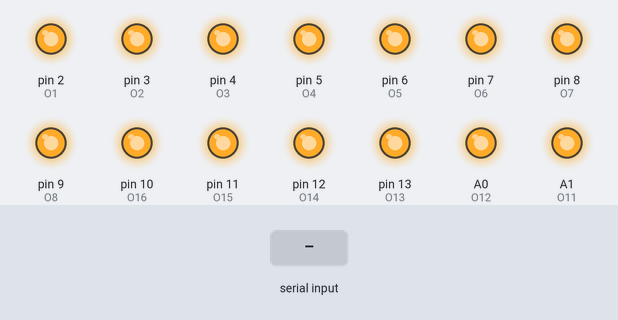
The sketch below on a simulated Arduino Uno, built with avr-gcc and run on an emulated ATmega328P. Parts: output pins drawn as LEDs (lit = HIGH). The test bench sets the inputs (shaded band).

Above: at 1.2 s.
1.3 s: byte 17 (17) received over Serial
At 2.5 s:
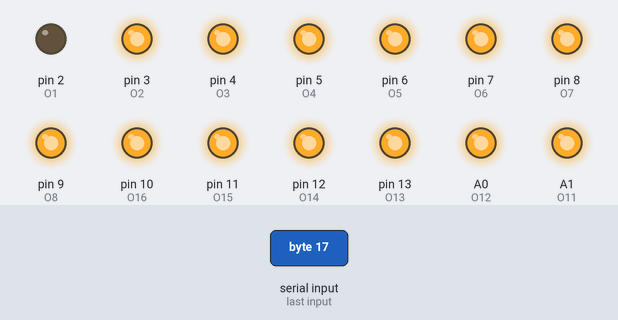
2.8 s: byte 18 (18) received over Serial
At 3.8 s:
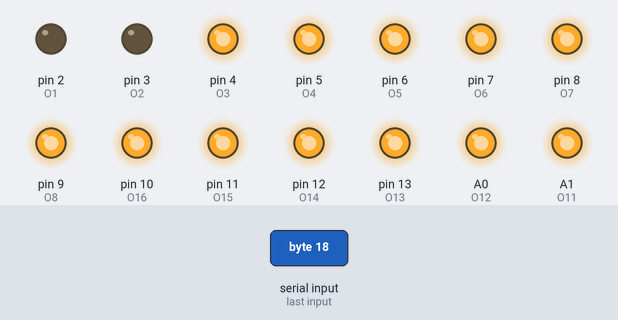
4.3 s: byte 19 (19) received over Serial
At 4.9 s:
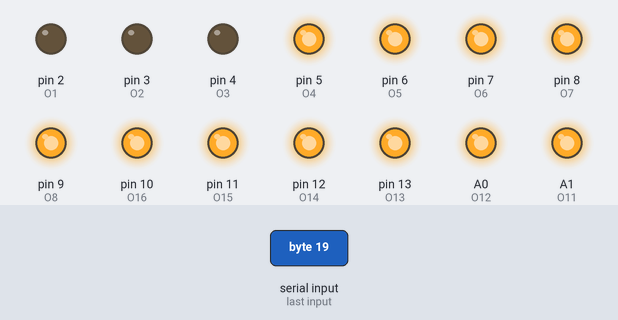
5.8 s: byte 20 (20) received over Serial
At 6.1 s:
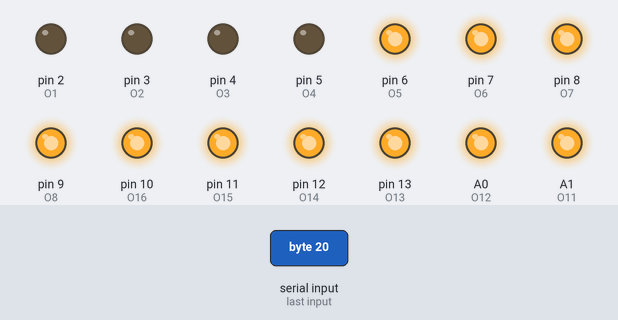
7.3 s: byte 21 (21) received over Serial
At 8.4 s:
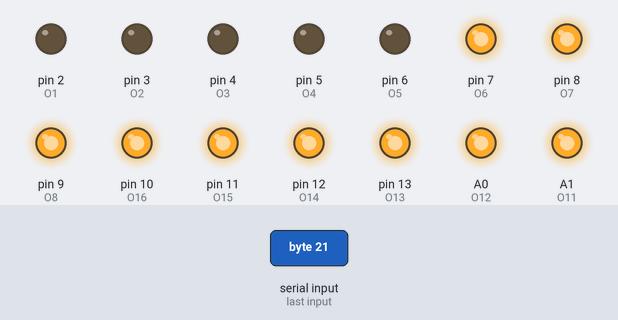
8.8 s: byte 22 (22) received over Serial
At 9.6 s:
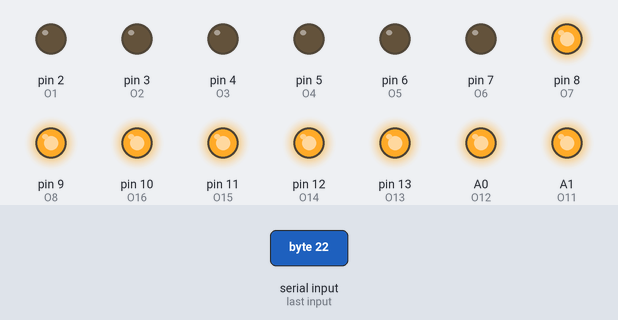
Timing chart, 0 to 11.3 s (numbered marks = the images above; inputs shaded):
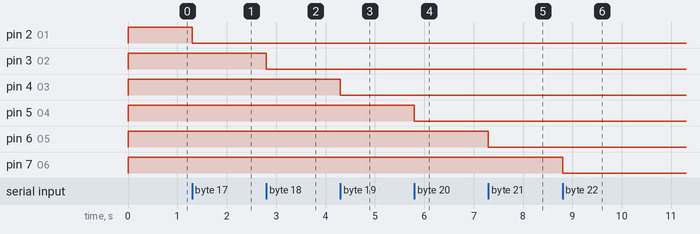

Measured:
- after the input at 1.3 s, pin 2 (O1): HIGH → LOW at once
- after the input at 2.8 s, pin 3 (O2): HIGH → LOW at once
- after the input at 4.3 s, pin 4 (O3): HIGH → LOW at once
- after the input at 5.8 s, pin 5 (O4): HIGH → LOW at once
- after the input at 7.3 s, pin 6 (O5): HIGH → LOW at once
- after the input at 8.8 s, pin 7 (O6): HIGH → LOW at once

The sketch:

arduino_mini_relay_2_for_board_2.ino
```cpp
#define O1 2
#define O2 3
#define O3 4
#define O4 5
#define O5 6
#define O6 7
#define O7 8
#define O8 9
#define O9 A3
#define O10 A2
#define O11 A1
#define O12 A0
#define O13 13
#define O14 12
#define O15 11
#define O16 10

void setup() {
  // put your setup code here, to run once:
  pinMode(O1,OUTPUT);
  pinMode(O2,OUTPUT);
  pinMode(O3,OUTPUT);
  pinMode(O4,OUTPUT);
  pinMode(O5,OUTPUT);
  pinMode(O6,OUTPUT);
  pinMode(O7,OUTPUT);
  pinMode(O8,OUTPUT);
  pinMode(O9,OUTPUT);
  pinMode(O10,OUTPUT);
  pinMode(O11,OUTPUT);
  pinMode(O12,OUTPUT);
  pinMode(O13,OUTPUT);
  pinMode(O14,OUTPUT);
  pinMode(O15,OUTPUT);
  pinMode(O16,OUTPUT);
  digitalWrite(O1,HIGH);
  digitalWrite(O2,HIGH);
  digitalWrite(O3,HIGH);
  digitalWrite(O4,HIGH);
  digitalWrite(O5,HIGH);
  digitalWrite(O6,HIGH);
  digitalWrite(O7,HIGH);
  digitalWrite(O8,HIGH);
  digitalWrite(O9,HIGH);
  digitalWrite(O10,HIGH);
  digitalWrite(O11,HIGH);
  digitalWrite(O12,HIGH);
  digitalWrite(O13,HIGH);
  digitalWrite(O14,HIGH);
  digitalWrite(O15,HIGH);
  digitalWrite(O16,HIGH);
  Serial.begin(115200);
}

void loop() {
  // put your main code here, to run repeatedly:
  if(Serial.available()>0){
    int data = Serial.read();
    switch(data){
      case 17:
        digitalWrite(O1,LOW);
        break;
      case 18:
        digitalWrite(O2,LOW);
        break;
      case 19:
        digitalWrite(O3,LOW);
        break;
      case 20:
        digitalWrite(O4,LOW);
        break;
      case 21:
        digitalWrite(O5,LOW);
        break;
      case 22:
        digitalWrite(O6,LOW);
        break;
      case 23:
        digitalWrite(O7,LOW);
        break;
      case 24:
        digitalWrite(O8,LOW);
        break;
      case 25:
        digitalWrite(O9,LOW);
        break;
      case 26:
        digitalWrite(O10,LOW);
        break;
      case 27:
        digitalWrite(O11,LOW);
        break;
      case 28:
        digitalWrite(O12,LOW);
        break;
      case 29:
        digitalWrite(O13,LOW);
        break;
      case 30:
        digitalWrite(O14,LOW);
        break;
      case 31:
        digitalWrite(O15,LOW);
        break;
      case 32:
        digitalWrite(O16,LOW);
        break;
      case 33:
        digitalWrite(O16,HIGH);
        break;
      case 0:
        digitalWrite(O1,HIGH);
        digitalWrite(O2,HIGH);
        digitalWrite(O3,HIGH);
        digitalWrite(O4,HIGH);
        digitalWrite(O5,HIGH);
        digitalWrite(O6,HIGH);
        digitalWrite(O7,HIGH);
        digitalWrite(O8,HIGH);
        digitalWrite(O9,HIGH);
        digitalWrite(O10,HIGH);
        digitalWrite(O11,HIGH);
        digitalWrite(O12,HIGH);
        digitalWrite(O13,HIGH);
        digitalWrite(O14,HIGH);
        digitalWrite(O15,HIGH);
        digitalWrite(O16,HIGH);
        break;
    }
  }
}
```
